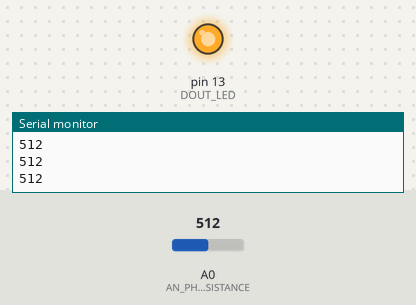
Simulated run of this sketch. Board: Arduino Uno, built with avr-gcc and run on an emulated ATmega328P. Shown: output pins drawn as LEDs (lit = HIGH), the last lines printed to the serial monitor. The test bench sets the inputs (shaded band); at power-on: A0 (AN_PHOTORESISTANCE) = 512.

Above: at 1.2 s.
1.3 s: A0 (AN_PHOTORESISTANCE) set to 491
At 2.4 s:
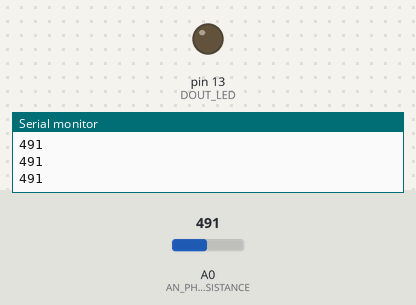
2.8 s: A0 (AN_PHOTORESISTANCE) set to 510
At 3.7 s:
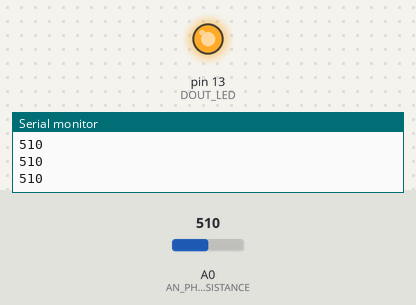
4.3 s: A0 (AN_PHOTORESISTANCE) set to 490
At 4.7 s:
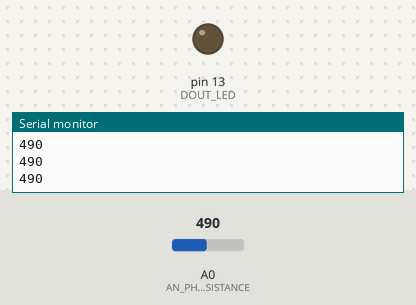
Timing chart, 0 to 7.3 s (numbered marks = the images above; inputs shaded):
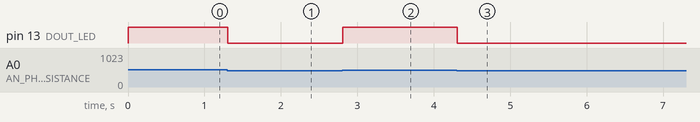

The sketch:

photoresistance_led_on.ino
```cpp
const char AN_PHOTORESISTANCE = A0;
const char DOUT_LED = 13;

void setup()
{
  Serial.begin(9600);
  pinMode(DOUT_LED,OUTPUT);
}
void loop()
{
  int valeurSurA0 = analogRead(AN_PHOTORESISTANCE);
 Serial.println(valeurSurA0);
  if(valeurSurA0>500)
    {
  digitalWrite(DOUT_LED, HIGH);}else{
    digitalWrite(DOUT_LED, LOW);

  }
}
```

Measured:
- the behaviour switches between 501 and 500 on A0 (AN_PHOTORESISTANCE) (found by bisection; images 0 and 1)
- after the input at 1.3 s, pin 13 (DOUT_LED): HIGH → LOW at once
- after the input at 2.8 s, pin 13 (DOUT_LED): LOW → HIGH at once
- after the input at 4.3 s, pin 13 (DOUT_LED): HIGH → LOW at once
